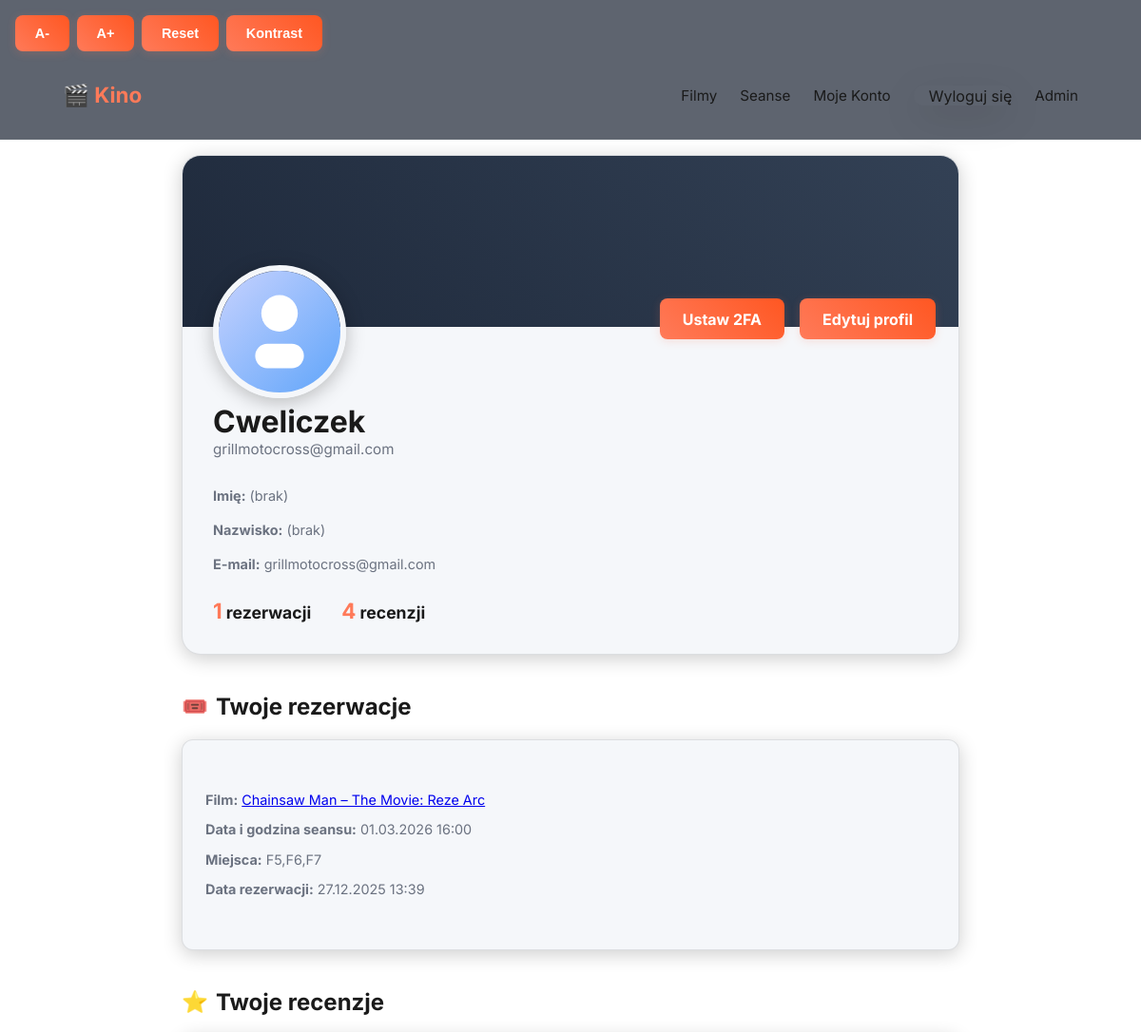
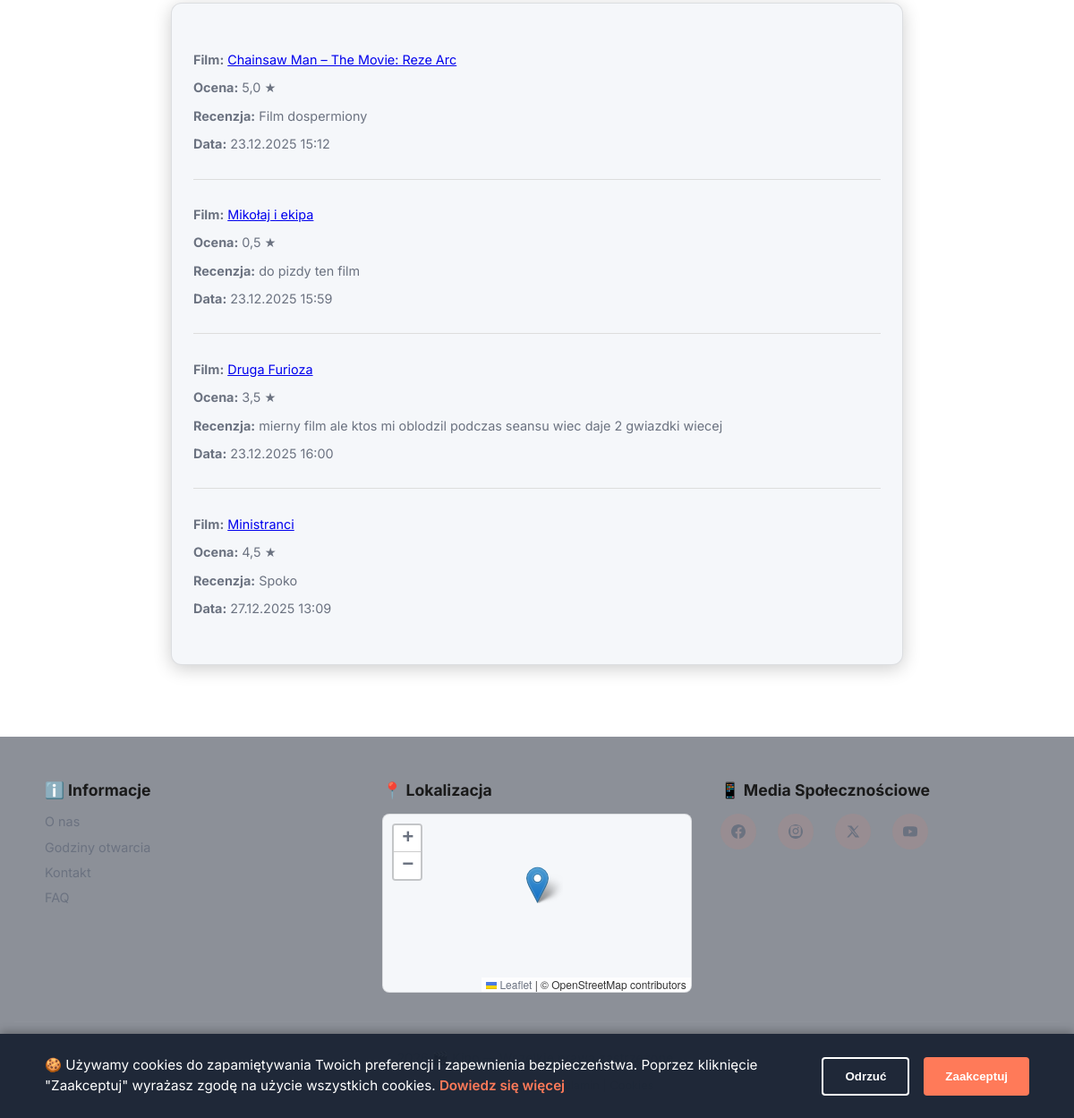
Page /konto/ (signed in) on the committed database (2 pictures, top to bottom).
### main/models.py (models this page shows, shortened)
class Rezerwacja(models.Model):
    uzytkownik = models.ForeignKey(User, on_delete=models.CASCADE)
    seans = models.ForeignKey(Seans, on_delete=models.CASCADE)
    miejsca = models.TextField()
    data_rezerwacji = models.DateTimeField(auto_now_add=True)
    class Meta:
        verbose_name = "Rezerwacja"
        verbose_name_plural = "Rezerwacje"

class Seans(models.Model):
    film = models.ForeignKey(Film, on_delete=models.CASCADE)
    data_i_godzina = models.DateTimeField()
    class Meta:
        verbose_name = "Seans"
        verbose_name_plural = "Seanse"

class Film(models.Model):
    tytul = models.CharField(max_length=200)
    opis = models.TextField()
    rok_produkcji = models.IntegerField(default=2024)
    plakat = models.ImageField(upload_to='plakaty/', null=True, blank=True)
    reżyser = models.CharField(max_length=150, null=True, blank=True)
    gatunek = models.CharField(max_length=100, null=True, blank=True)
    kraj_pochodzenia = models.CharField(max_length=100, null=True, blank=True)
    zwiastun_url = models.URLField(max_length=500, null=True, blank=True)

class Recenzja(models.Model):
    film = models.ForeignKey(Film, on_delete=models.CASCADE, related_name='recenzje')
    uzytkownik = models.ForeignKey(User, on_delete=models.CASCADE)
    ocena = models.FloatField(default=5.0, validators=[MinValueValidator(0.5), MaxValueValidator(5.0)])
    tresc = models.TextField(blank=True)
    data_dodania = models.DateTimeField(auto_now_add=True)
    class Meta:
        unique_together = ('film', 'uzytkownik')

### main/views.py (the view)
# urls.py: path('konto/', views.KontoView.as_view(), name='konto'),
class KontoView(LoginRequiredMixin, ListView):
    model = Rezerwacja
    template_name = 'konto.html'
    context_object_name = 'moje_rezerwacje'
    def get_queryset(self):
        return Rezerwacja.objects.filter(uzytkownik=self.request.user).order_by('-data_rezerwacji')
    def get_context_data(self, **kwargs):
        context = super().get_context_data(**kwargs)
        context['moje_recenzje'] = Recenzja.objects.filter(uzytkownik=self.request.user).select_related('film')
        return context

### templates/konto.html (shortened to what this page needs)
<!DOCTYPE html>
{% load static %}
<html lang="pl">
<head>
  <link rel="stylesheet" href="https://cdnjs.cloudflare.com/ajax/libs/leaflet/1.9.4/leaflet.min.css" />
  <link rel="stylesheet" href="{% static 'css/styles.css' %}">
</head>
<body>
<div class="cookies-banner" id="cookies-banner">
  <div class="cookies-content">
    <div class="cookies-text">
      🍪 Używamy cookies do zapamiętywania Twoich preferencji i zapewnienia bezpieczeństwa. Poprzez kliknięcie "Zaakceptuj" wyrażasz zgodę na użycie wszystkich cookies.
      <a href="{% url 'cookies' %}">Dowiedz się więcej</a>
    </div>
    <div class="cookies-buttons">
      <button class="cookies-btn cookies-btn--reject" id="cookies-reject">Odrzuć</button>
      <button class="cookies-btn cookies-btn--accept" id="cookies-accept">Zaakceptuj</button>
    </div>
  </div>
</div>
<header class="site-header">
  <div class="accessibility-panel">
    <button id="text-decrease">A-</button>
    <button id="text-increase">A+</button>
    <button id="text-reset">Reset</button>
    <button id="contrast-toggle">Kontrast</button>
  </div>
  <div class="container nav-wrapper">
    <a href="{% url 'index' %}" class="brand">🎬 Kino</a>
    <nav class="nav">
      <a href="{% url 'filmy' %}">Filmy</a>
      <a href="{% url 'seanse' %}">Seanse</a>
      {% if user.is_authenticated %}
        <a href="{% url 'konto' %}">Moje Konto</a>
        <form action="{% url 'logout' %}" method="post" class="nav-logout-form">
          <button type="submit" class="nav-logout-button">Wyloguj się</button>
        </form>
      {% else %}
        <a href="{% url 'login' %}">Zaloguj się</a>
      {% endif %}
      <a href="{% url 'admin-panel' %}">Admin</a>
    </nav>
  </div>
</header>
<main class="container" style="max-width: 850px;">
  <div class="card" style="
      padding:0;
      overflow:hidden;
      position:relative;
      border-radius:20px;
      text-align:left;
  ">
    <div style="
      height:180px;
      background:linear-gradient(45deg,#1e293b,#334155);
    "></div>
    <div style="
      position:absolute;
      top:115px;
      left:2rem;
      width:140px;
      height:140px;
      border-radius:50%;
      border:6px solid var(--card);
      overflow:hidden;
      box-shadow:0 4px 20px rgba(0,0,0,0.25);
    ">
      {% if user.profil.avatar %}
        <img src="{{ user.profil.avatar.url }}" alt="Avatar użytkownika {{ user.username }}" style="width:100%; height:100%; object-fit:cover;">
      {% else %}
      <img src="{% static 'img/default-avatar.svg' %}" alt="Domyślny avatar" style="width:100%; height:100%; object-fit:cover;">
      {% endif %}
    </div>
    <div style="position:absolute; top:150px; right:1.5rem; display: flex; gap: 1rem;">
      <a href="{% url '2fa_setup' %}" class="btn">Ustaw 2FA</a>
      <a href="{% url 'edytuj-profil' %}" class="btn">Edytuj profil</a>
    </div>
    <div style="padding:2rem; padding-top:5rem;">
      <h1 style="margin:0; font-size:2rem;">{{ user.username }}</h1>
      <p style="margin:0; color:var(--muted); font-size:0.95rem;">{{ user.email }}</p>
      <div style="margin-top:1.8rem; font-size:1rem; line-height:1.5;">
<p><strong>Imię:</strong> {{ user.first_name|default:"(brak)" }}</p>
<p><strong>Nazwisko:</strong> {{ user.last_name|default:"(brak)" }}</p>
<p><strong>E-mail:</strong> {{ user.email }}</p>
      </div>
      <div style="
        margin-top:1.5rem;
        display:flex;
        gap:2rem;
        font-weight:700;
        font-size:1.1rem;
      ">
        <div>
          <span style="color:var(--accent); font-size:1.4rem;">{{ moje_rezerwacje|length }}</span>
          rezerwacji
        </div>
        <div>
          <span style="color:var(--accent); font-size:1.4rem;">{{ moje_recenzje|length }}</span>
          recenzji
        </div>
      </div>
    </div>
  </div>
  <h2 style="margin-top:2.5rem; display:flex; align-items:center; gap:0.5rem;">
    <span style="font-size:1.4rem;">🎟️</span> Twoje rezerwacje
  </h2>
  <div class="card" style="text-align:left;">
    {% if moje_rezerwacje %}
      {% for rez in moje_rezerwacje %}
        <div class="recenzja-item">
          <p><strong>Film:</strong> <a href="{% url 'film-detail' rez.seans.film.pk %}">{{ rez.seans.film.tytul }}</a></p>
          <p><strong>Data i godzina seansu:</strong> {{ rez.seans.data_i_godzina|date:"d.m.Y H:i" }}</p>
          <p><strong>Miejsca:</strong> {{ rez.miejsca }}</p>
          <p><strong>Data rezerwacji:</strong> {{ rez.data_rezerwacji|date:"d.m.Y H:i" }}</p>
        </div>
      {% endfor %}
    {% else %}
      <p>Brak rezerwacji. <a href="{% url 'seanse' %}">Zarezerwuj bilet!</a></p>
    {% endif %}
  </div>
  <h2 style="margin-top:2.5rem; display:flex; align-items:center; gap:0.5rem;">
    <span style="font-size:1.4rem;">⭐</span> Twoje recenzje
  </h2>
  <div class="card" style="text-align:left;">
    {% if moje_recenzje %}
      {% for r in moje_recenzje %}
        <div class="recenzja-item">
          <p><strong>Film:</strong> <a href="{% url 'film-detail' r.film.pk %}">{{ r.film.tytul }}</a></p>
          <p><strong>Ocena:</strong> {{ r.ocena }} ★</p>
          {% if r.tresc %}
            <p><strong>Recenzja:</strong> {{ r.tresc }}</p>
          {% endif %}
          <p><strong>Data:</strong> {{ r.data_dodania|date:"d.m.Y H:i" }}</p>
        </div>
      {% endfor %}
    {% else %}
      <p>Brak recenzji. <a href="{% url 'filmy' %}">Dodaj pierwszą recenzję!</a></p>
    {% endif %}
  </div>
</main>
<footer class="site-footer">
    <div class="footer-container">
      <div class="footer-section">
        <h4>ℹ️ Informacje</h4>
        <ul>
          <li><a href="{% url 'info' %}">O nas</a></li>
          <li><a href="{% url 'info' %}#godziny-otwarcia">Godziny otwarcia</a></li>
          <li><a href="{% url 'kontakt' %}">Kontakt</a></li>
          <li><a href="{% url 'faq' %}">FAQ</a></li>
        </ul>
      </div>
      <div class="footer-section">
        <h4>📍 Lokalizacja</h4>
        <div id="map" class="map-container"></div>
      </div>
      <div class="footer-section">
        <h4>📱 Media Społecznościowe</h4>
        <div class="social-links">
          <a href="https://facebook.com" target="_blank" rel="noopener" class="social-icon" title="Facebook">
          </a>
          <a href="https://instagram.com" target="_blank" rel="noopener" class="social-icon" title="Instagram">
          </a>
          <a href="https://x.com" target="_blank" rel="noopener" class="social-icon" title="X">
            <svg viewBox="0 0 24 24" fill="currentColor"><path d="M18.244 2.25h3.308l-7.227 8.26 8.502 11.24h-6.627l-5.1-6.694-5.867 6.694h-3.306l7.73-8.835L2.882 2.25h6.791l4.623 6.11 5.348-6.11zM17.15 18.738h1.828L5.966 4.156H4.081l13.069 14.582z"/></svg>
          </a>
          <a href="https://youtube.com" target="_blank" rel="noopener" class="social-icon" title="YouTube">
          </a>
        </div>
      </div>
    </div>
    <div class="footer-bottom">
      <p><span id="year"></span> 🎬 Kino — Wszelkie prawa zastrzeżone.</p>
      <p style="font-size: 0.8rem; margin-top: 0.5rem;">
        <a href="{% url 'polityka' %}">Polityka prywatności</a> |
        <a href="{% url 'regulamin' %}">Regulamin</a> |
        <a href="{% url 'cookies' %}">Cookies</a>
      </p>
    </div>
  </footer>
</body>
</html>

### rows in the picture
Rezerwacja: seans.film.tytul "Chainsaw Man – The Movie: Reze Arc", seans.data_i_godzina "01.03.2026 16:00", miejsca "F5,F6,F7", data_rezerwacji "27.12.2025 13:39"
Recenzja: film.tytul "Chainsaw Man – The Movie: Reze Arc", ocena "5,0", tresc "Film dospermiony", data_dodania "23.12.2025 15:12"
Recenzja: film.tytul "Mikołaj i ekipa", ocena "0,5", tresc "do pizdy ten film", data_dodania "23.12.2025 15:59"
Recenzja: film.tytul "Druga Furioza", ocena "3,5", tresc "mierny film ale ktos mi oblodzil podczas seansu wiec daje 2 gwiazdki wiecej", data_dodania "23.12.2025 16:00"
Recenzja: film.tytul "Ministranci", ocena "4,5", tresc "Spoko", data_dodania "27.12.2025 13:09"

### other values in the picture
{{ user.username }} "Cweliczek"
{{ user.email }} "grillmotocross@gmail.com"
{{ user.first_name|default:"(brak)" }} "(brak)"
{{ user.last_name|default:"(brak)" }} "(brak)"
{{ moje_rezerwacje|length }} "1"
{{ moje_recenzje|length }} "4"
